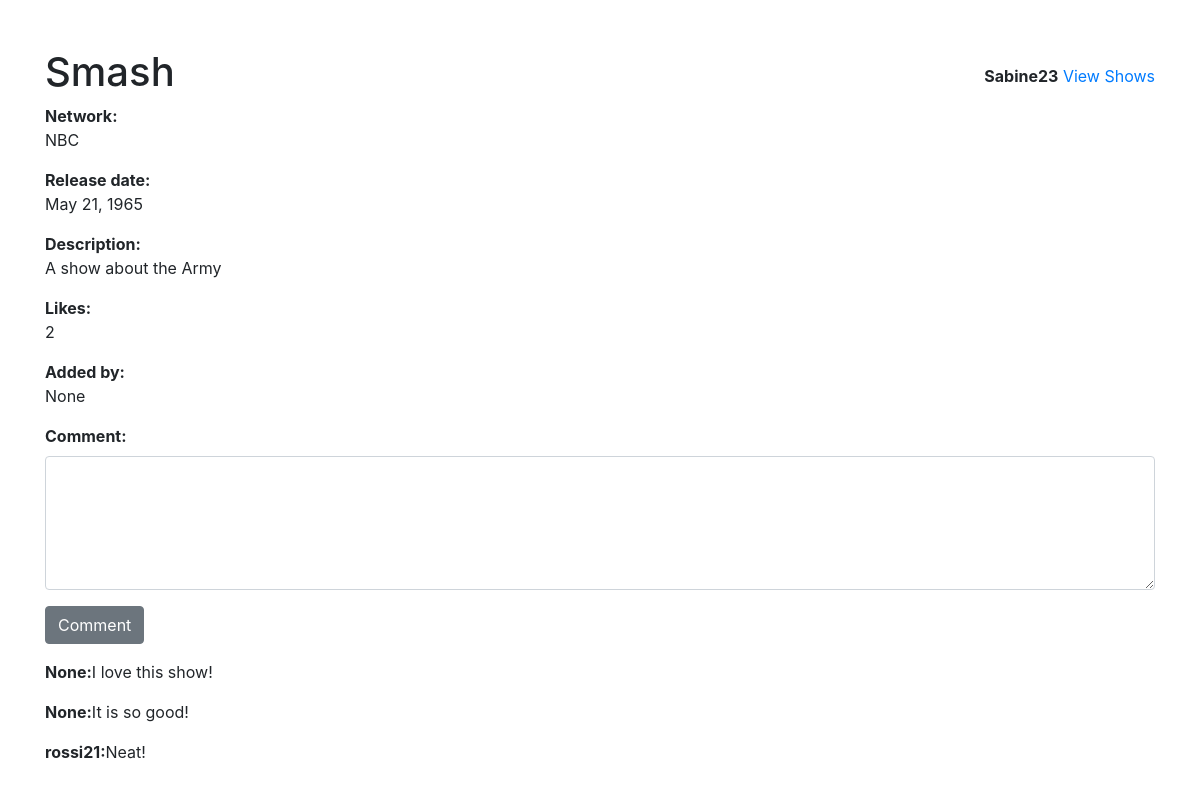
The app's page /shows/1/ (signed in), older data.
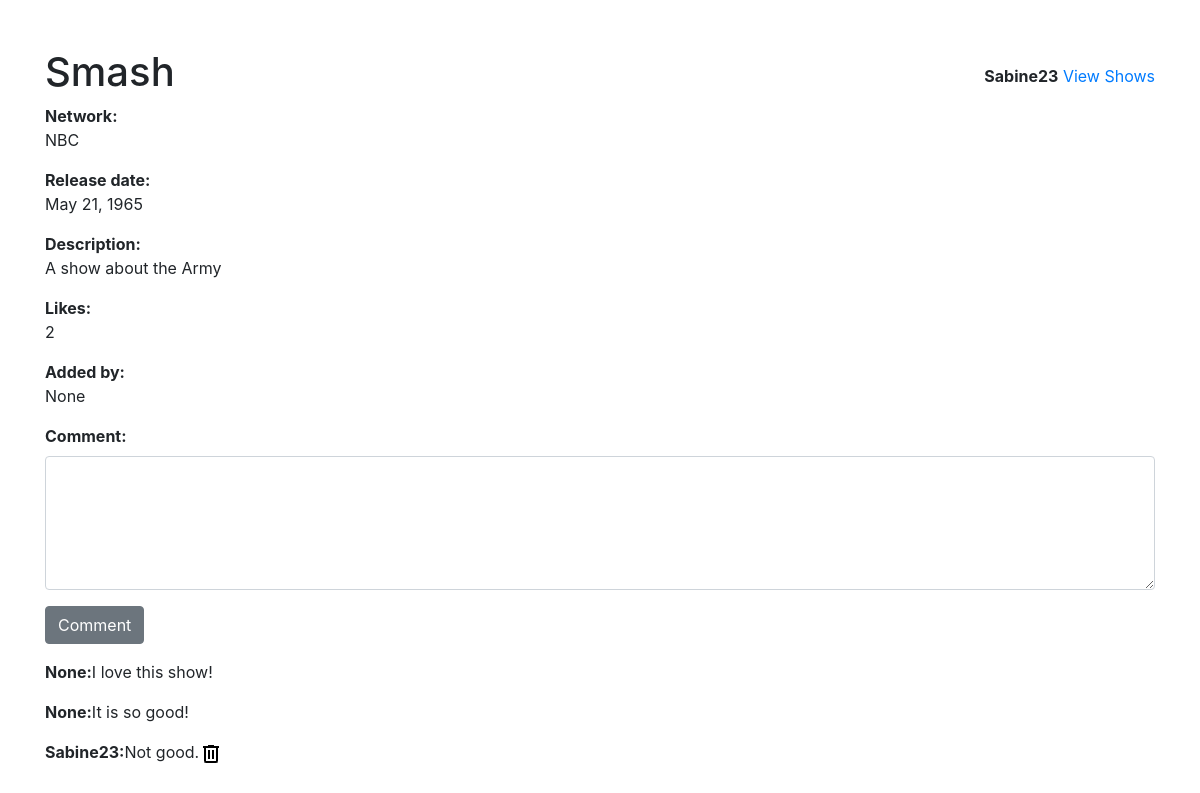
The same page, newer data.
### user_app/models.py (models this page shows)
class Comment(models.Model):
    user = models.ForeignKey(User, null=True, on_delete=models.CASCADE )
    description = models.TextField()

### user_app/views.py (the view, shortened to what this page needs)
# urls.py: path('shows/<int:id>/', views.viewShow, name="viewShow"),
@login_required
def viewShow(request, id):
    show = Show.objects.get(id=id)
    comments = show.comment.all()
    context = {
        'show' : show,
        'comments' : comments
    }
    return render(request, 'view.html', context)

### user_app/templates/view.html (shortened to what this page needs)
{% extends 'main.html' %}
{% block content %}
<div class="container mt-5">
    <div class="d-flex align-items-center justify-content-between">
        <h1>{{show.title}}</h1>
        <div>
            <strong>{{request.user}}</strong>
            <a href="{% url  'allShows'%}">View Shows</a>
        </div>
    </div>
    <strong>Network: </strong><p>{{show.network}}</p>
    <strong>Release date: </strong><p>{{show.release_date}}</p>
    <strong>Description: </strong><p>{{show.description}}</p>
    <strong>Likes: </strong><p>{{show.like.count}}</p>
    <strong>Added by: </strong><p>{{show.user}}</p>
    <form class="form-group" action="" method="POST">
        <strong><label for="description">Comment:</label></strong>
        <textarea class="form-control" name="description" cols="15" rows="5"></textarea>
        <button class="btn btn-secondary mt-3" type="submit">Comment</button>
    </form>
    {% for comment in comments %}
        <div class="d-flex">
            <strong>{{comment.user}}:</strong>
            <p>{{comment.description}}</p>
            {% if request.user == comment.user %}
                <a href="{% url 'deleteComment' comment.id %}"><img src="/static/images/delete.png" alt=""></a>
            {% endif %}
        </div>
    {% endfor %}
</div>
{% endblock %}

Row changes from the older to the newer data that the page shows:
removed Comment: user "rossi21", description "Neat!"
added Comment: user "Sabine23", description "Not good."
